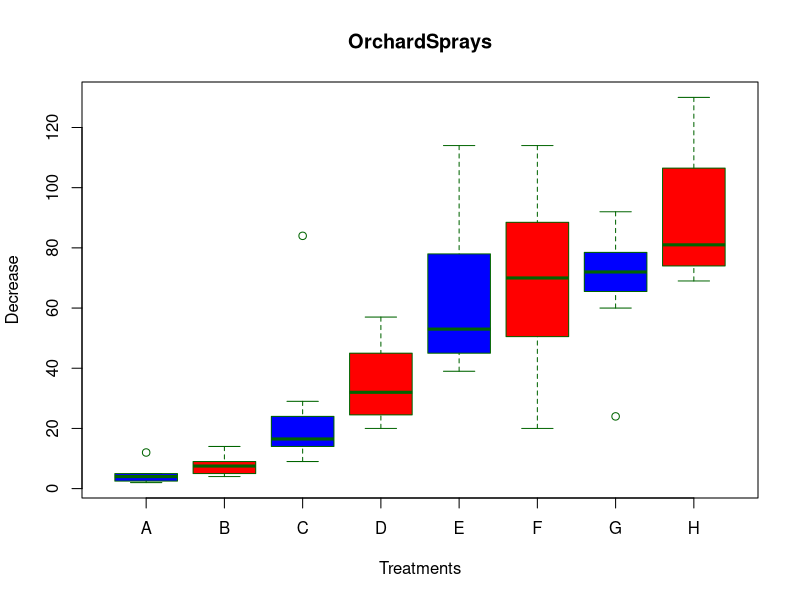

The R script that drew this image: (Note: this script raises an error after producing the figure.)
os <- OrchardSprays 

boxplot(decrease ~ treatment, data = os, xlab = "Treatments", ylab = "Decrease", main = "OrchardSprays", col = c('blue', 'red', 'blue', 'red', 'blue', 'red', 'blue', 'red'), border = 'darkgreen')

ggplot(OrchardSprays[1],aes(OrchardSprays$treatment, OrchardSprays[1]))+geom_boxplot()#+geom_step()

ggplot(OrchardSprays[1],aes(OrchardSprays$treatment, OrchardSprays$decrease))+geom_boxplot(colour='blue',fill='lightblue')+ggtitle(paste('Max decrease is treatment:',OrchardSprays[OrchardSprays$decrease==max(OrchardSprays$decrease),'treatment']))+geom_point(aes(colour=factor(OrchardSprays$decrease)))+labs(x = "Treatments", y = "Levels of Decrease")+ guides(colour=FALSE)
